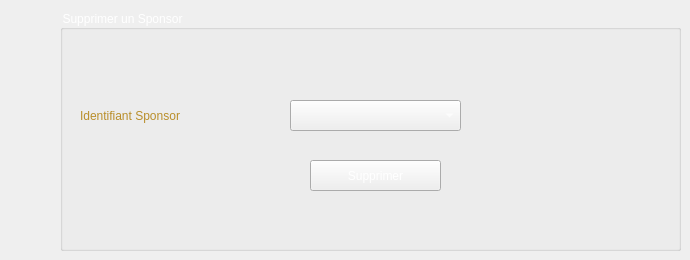
     <widget class="QWidget" name="Supprimer">
      <attribute name="title">
       <string>Supprimer</string>
      </attribute>
      <widget class="QGroupBox" name="groupBox_4">
       <property name="geometry">
        <rect>
         <x>60</x>
         <y>10</y>
         <width>621</width>
         <height>241</height>
        </rect>
       </property>
       <property name="styleSheet">
        <string notr="true">font: 75 12pt &quot;Adobe Gothic Std B&quot;;
color: rgb(255, 255, 255);</string>
       </property>
       <property name="title">
        <string>Supprimer un Sponsor</string>
       </property>
       <widget class="QPushButton" name="pushButton_supprimer">
        <property name="geometry">
         <rect>
          <x>250</x>
          <y>150</y>
          <width>131</width>
          <height>31</height>
         </rect>
        </property>
        <property name="styleSheet">
         <string notr="true">font: 15pt &quot;MV Boli&quot;;
</string>
        </property>
        <property name="text">
         <string>Supprimer</string>
        </property>
       </widget>
       <widget class="QLabel" name="label_6">
        <property name="geometry">
         <rect>
          <x>20</x>
          <y>80</y>
          <width>201</width>
          <height>51</height>
         </rect>
        </property>
        <property name="styleSheet">
         <string notr="true">font: 16pt &quot;MV Boli&quot;;
color: rgb(185, 142, 42);</string>
        </property>
        <property name="text">
         <string>Identifiant Sponsor</string>
        </property>
       </widget>
       <widget class="QLabel" name="label_25">
        <property name="geometry">
         <rect>
          <x>450</x>
          <y>50</y>
          <width>101</width>
          <height>91</height>
         </rect>
        </property>
        <property name="text">
         <string/>
        </property>
        <property name="pixmap">
         <pixmap>../delete1.png</pixmap>
        </property>
       </widget>
       <widget class="QComboBox" name="comboBox_suppSP">
        <property name="geometry">
         <rect>
          <x>230</x>
          <y>90</y>
          <width>171</width>
          <height>31</height>
         </rect>
        </property>
       </widget>
      </widget>
     </widget>
